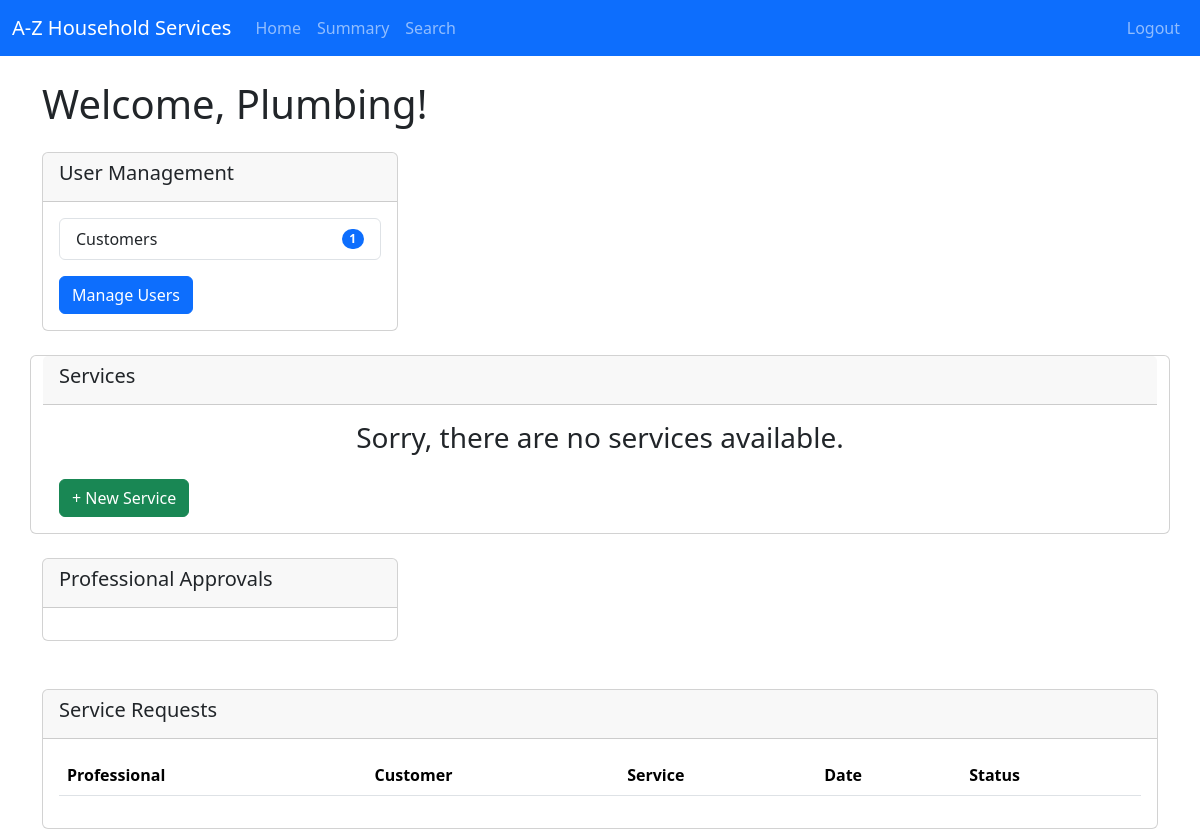
The page /admindashboard/Plumbing on the database as committed earlier.
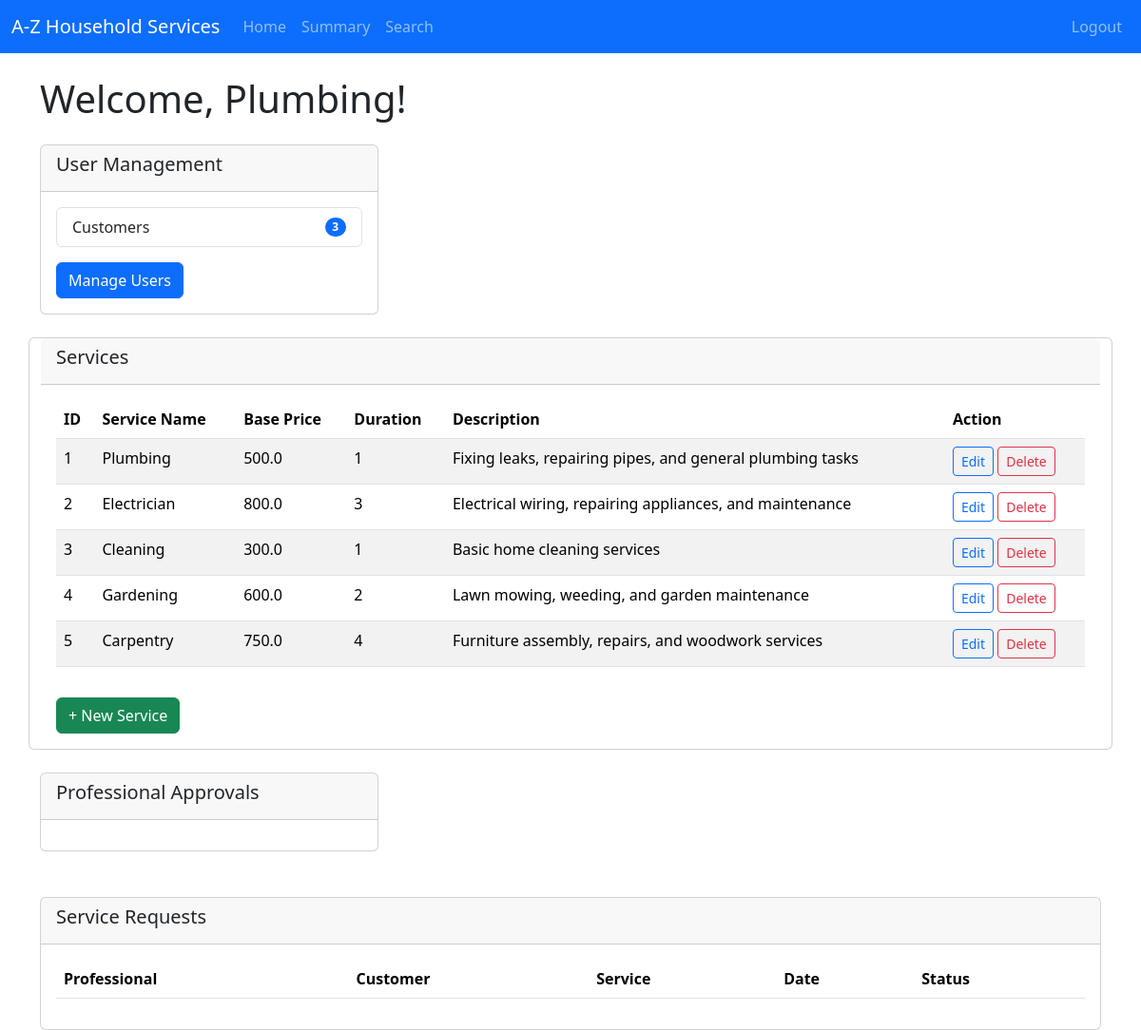
The same page on the database as committed later.
### backend/models.py (models this page shows)
class Service(db.Model):
    __tablename__ = 'service'
    id = db.Column(db.Integer, primary_key=True)
    name = db.Column(db.String(100), nullable=False)
    price = db.Column(db.Float, nullable=False)
    duration = db.Column(db.Integer, nullable=False)  # in minutes
    description = db.Column(db.Text, nullable=False)
    service_requests = db.relationship('ServiceRequest', cascade="all,delete", backref='service', lazy='dynamic')

### backend/controllers.py (the view)
@app.route('/admindashboard/<name>')
def admin_dashboard(name):
    services=get_services()  # for rendering for-loops of jinja templating
    user_count = User.query.filter_by(role=1).count()  # for calculating user count
    return render_template("admin_dashboard.html", user=User.query.filter_by(role=0).first(), name=name, services=services, user_count=user_count)

### backend/controllers.py (called while the page is built)
def get_services():
    services=Service.query.all()
    return services

### templates/admin_dashboard.html (shortened to what this page needs)
{% extends "base_dashboard.html" %}
{% block dashboard_content %}
<h1 class="mb-4">Welcome, {{name}}!</h1>
<div class="row">
    <div class="col-md-4">
        <div class="card mb-4">
            <div class="card-header">
                <h5 class="card-title">User Management</h5>
            </div>
            <div class="card-body">
                <ul class="list-group">
                    <li class="list-group-item d-flex justify-content-between align-items-center">
                        Customers
                        <span class="badge bg-primary rounded-pill">{{ user_count }}</span>
                    </li>
                </ul>
                <a href="{{ url_for('admin_manage_users') }}" class="btn btn-primary mt-3">Manage Users</a>
            </div>
        </div>
    </div>
<div class="card mb-4">
    <div class="card-header">
        <h5 class="card-title">Services</h5>
    </div>
    <div class="card-body">
        {% if services %}
        <table class="table table-striped">
            <thead>
                <tr>
                    <th>ID</th>
                    <th>Service Name</th>
                    <th>Base Price</th>
                    <th>Duration</th>
                    <th>Description</th>
                    <th>Action</th>
                </tr>
            </thead>
            <tbody>
                {% for service in services %}
                <tr>
                    <td>{{ service.id }}</td>
                    <td>{{ service.name }}</td>
                    <td>{{ service.price }}</td>
                    <td>{{ service.duration }}</td>
                    <td>{{ service.description }}</td>
                    <td>
                        <a href="{{ url_for('edit_service', name=name, service_id=service.id) }}"
                           class="btn btn-sm btn-outline-primary">Edit</a>
                        <a href="{{ url_for('delete_service', name=name, service_id=service.id) }}"
                           class="btn btn-sm btn-outline-danger">Delete</a>
                    </td>
                </tr>
                {% endfor %}
            </tbody>
        </table>
        {% else %}
        <h3 class="text-center">Sorry, there are no services available.</h3>
        {% endif %}
        <a href="{{ url_for('create_service', name=name) }}" class="btn btn-success mt-3">+ New Service</a>
    </div>
</div>
    <div class="col-md-4">
        <div class="card mb-4">
            <div class="card-header">
                <h5 class="card-title">Professional Approvals</h5>
            </div>
            <div class="card-body">
            </div>
        </div>
    </div>
</div>
<div class="card mt-4">
    <div class="card-header">
        <h5 class="card-title">Service Requests</h5>
    </div>
    <div class="card-body">
        <table class="table table-striped">
            <thead>
                <tr>
                    <th>Professional</th>
                    <th>Customer</th>
                    <th>Service</th>
                    <th>Date</th>
                    <th>Status</th>
                </tr>
            </thead>
        </table>
    </div>
</div>
{% endblock %}

### templates/base_dashboard.html (shortened to what this page needs)
<!DOCTYPE html>
<html lang="en">
<head>
    <link href="https://cdn.jsdelivr.net/npm/bootstrap@5.3.2/dist/css/bootstrap.min.css" rel="stylesheet">
</head>
<body>
    {% block content %}
    <nav class="navbar navbar-expand-lg navbar-dark bg-primary mb-4">
        <div class="container-fluid">
            <a class="navbar-brand" href="{{ url_for('home') }}">A-Z Household Services</a>
            <div class="collapse navbar-collapse" id="navbarNav">
                <ul class="navbar-nav me-auto mb-2 mb-lg-0">
                    <li class="nav-item">
                    {% if user %}
                        {% if user.role == 0 %}
                        <a class="nav-link" href="{{ url_for('admin_dashboard', name=name) }}">Home</a>
                        {% elif user.role == 2 %}
                        <a class="nav-link" href="{{ url_for('professional_dashboard', name=name) }}">Home</a>
                        {% else %}
                        <a class="nav-link" href="{{ url_for('user_dashboard', name=name) }}">Home</a>
                        {% endif %}
                    {% else %}
                        <a class="nav-link" href="{{ url_for('home') }}">Home</a>
                    {% endif %}
                    </li>
                    <li class="nav-item">
                    {% if user %}
                        {% if user.role == 0 %}
                        <a class="nav-link" href="{{ url_for('admin_summary') }}">Summary</a>
                        {% elif user.role == 2 %}
                        <a class="nav-link" href="{{ url_for('professional_summary') }}">Summary</a>
                        {% else %}
                        <a class="nav-link" href="{{ url_for('user_summary') }}">Summary</a>
                        {% endif %}
                    {% endif %}
                    </li>
                    {% if user %}
                    {% if user.role == 0 %}
                    <li class="nav-item">
                        <a class="nav-link" href="{{ url_for('admin_search') }}">Search</a>
                    </li>
                    {% elif user.role == 2 %}
                    <li class="nav-item">
                        <a class="nav-link" href="{{ url_for('professional_search') }}">Search</a>
                    </li>
                    {% else %}
                    <li class="nav-item">
                        <a class="nav-link" href="{{ url_for('user_search') }}">Search</a>
                    </li>
                    {% endif %}
                    {% endif %}
                </ul>
                <ul class="navbar-nav">
                    <li class="nav-item">
                        <a class="nav-link" href="{{ url_for('logout') }}">Logout</a>
                    </li>
                </ul>
            </div>
        </div>
    </nav>
    <div class="container">
        {% block dashboard_content %}{% endblock %}
    </div>
    {% endblock %}
</body>
</html>

Rows that differ between the two databases and show on the page:
added Service: name "Plumbing", id "1", price "500.0", duration "1", description "Fixing leaks, repairing pipes, and general plumbing tasks"
added Service: id "2", name "Electrician", price "800.0", duration "3", description "Electrical wiring, repairing appliances, and maintenance"
added Service: id "3", name "Cleaning", price "300.0", duration "1", description "Basic home cleaning services"
added Service: id "4", name "Gardening", price "600.0", duration "2", description "Lawn mowing, weeding, and garden maintenance"
added Service: id "5", name "Carpentry", price "750.0", duration "4", description "Furniture assembly, repairs, and woodwork services"
Other text that changed with them:
{{ user_count }}: "1" → "3"
{{ name }}: "Plumbing" → (not shown)
text no longer shown: "Sorry, there are no services available."
text now shown: "ID Service Name Base Price Duration Description Action"
